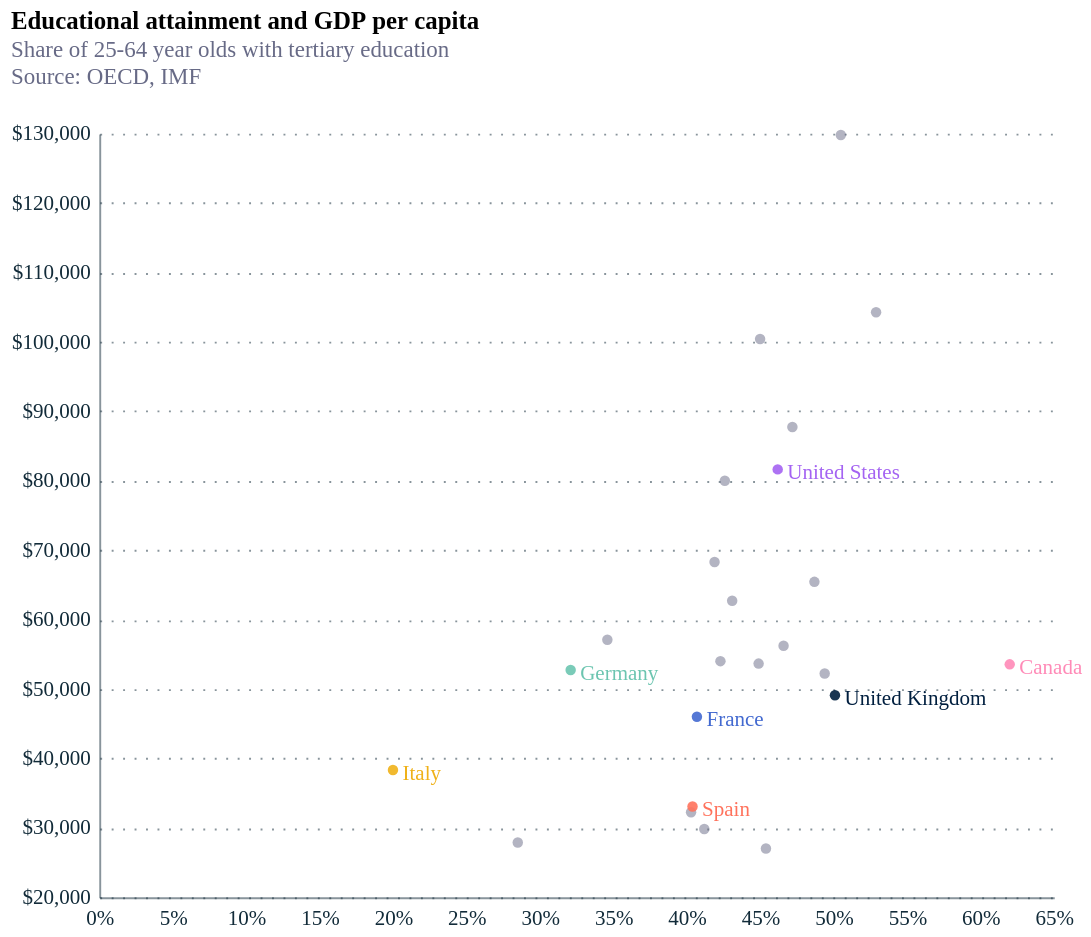

The Vega-Lite source for this figure:
### Vega-Lite specification from a JSON file in a GitHub repository (floating-point values rounded to 4 significant figures)
{"config": {"font": "Circular Std", "mark": {"line": {"interpolate": "linear"}}, "view": {"stroke": "transparent", "width": 400, "height": 300}, "range": {"category": ["#179fdb", "#e6224b", "#f4c245", "#122b39", "#eb5c2e", "#36b7b4"], "diverging": ["#E6224B", "#E54753", "#C9C9C9", "#179FDB", "#122B39"], "heatmap": ["#C9C9C9", "#179FDB", "#0063AF", "#122B39"], "ordinal": ["#00A767", "#36B7B4", "#179FDB", "#0063AF", "#243B5A"]}, "axisX": {"labelColor": "#122b39", "tickColor": "#122b39", "domainColor": "#122b39", "domainOpacity": 0.5, "gridOpacity": 0, "labelFont": "Circular Std", "labelAngle": 0, "labelAlign": "center", "labelFontSize": 11, "labelPadding": 5, "tickCount": 10, "tickSize": 0, "title": ""}, "axisY": {"labelColor": "#122b39", "labelFont": "Circular Std", "tickColor": "#122b39", "domainColor": "#122b39", "gridColor": "#122b39", "gridDash": [1, 5], "gridOpacity": 0.5, "labelPadding": 5, "labelFontSize": 11, "domainOpacity": 0.5, "tickSize": 0, "title": null, "titleAlign": "left", "titleAngle": 0, "titleBaseline": "bottom", "titleColor": "#122b39", "titleOpacity": 0.9, "titleX": 0, "titleY": -7}}, "layer": [{"data": {"name": "data-3628db2e3597e10e9fa924ecd72d061b"}, "mark": {"type": "point", "filled": true}, "encoding": {"color": {"condition": {"test": {"field": "Country", "oneOf": ["United Kingdom", "France", "Italy", "Spain", "Germany", "Japan", "Canada", "United States"]}, "field": "Country", "scale": {"domain": ["United Kingdom", "France", "Italy", "Spain", "Germany", "Japan", "Canada", "United States"], "range": ["#001f3f", "#4269d0", "#efb118", "#ff725c", "#6cc5b0", "#3ca951", "#ff8ab7", "#a463f2"]}, "type": "nominal"}, "value": "#676A86"}, "opacity": {"condition": {"test": {"field": "Country", "oneOf": ["United Kingdom", "France", "Italy", "Spain", "Germany", "Japan", "Canada", "United States"]}, "value": 0.9}, "value": 0.5}, "tooltip": [{"field": "Country", "type": "nominal"}, {"field": "gdp_pc", "type": "quantitative"}], "x": {"axis": {"labelExpr": "format(datum.value,',') + '%'"}, "field": "OBS_VALUE", "title": "", "type": "quantitative"}, "y": {"axis": {"labelExpr": "'$' + format(datum.value,',')"}, "field": "gdp_pc", "scale": {"domain": [20000, 130000]}, "title": "", "type": "quantitative"}}, "title": {"text": "Educational attainment and GDP per capita", "anchor": "start", "subtitle": ["Share of 25-64 year olds with tertiary education", "Source: OECD, IMF", ""], "subtitleColor": "#676A86"}, "transform": [{"filter": "(datum.gdp_pc >= 27000)"}]}, {"data": {"name": "data-78a94401b6222c46fbcaeb854418d0ca"}, "mark": {"type": "text", "align": "left", "dx": 5, "dy": 2}, "encoding": {"color": {"field": "Country", "legend": null, "scale": {"domain": ["United Kingdom", "France", "Italy", "Spain", "Germany", "Japan", "Canada", "United States"], "range": ["#001f3f", "#4269d0", "#efb118", "#ff725c", "#6cc5b0", "#3ca951", "#ff8ab7", "#a463f2"]}, "type": "nominal"}, "text": {"field": "Country", "type": "nominal"}, "x": {"field": "OBS_VALUE", "type": "quantitative"}, "y": {"field": "gdp_pc", "type": "quantitative"}}}], "height": 400, "width": 500, "$schema": "https://vega.github.io/schema/vega-lite/v5.17.0.json", "datasets": {"data-3628db2e3597e10e9fa924ecd72d061b": [{"Country": "Australia", "gdp_pc": "65434.328", "Age": "From 25 to 64 years", "Sex": "Total", "Education level": "Tertiary education", "TIME_PERIOD": "2021-01-01", "OBS_VALUE": 48.7, "COUNTRY": "AUS"}, {"Country": "Austria", "gdp_pc": "57081.047", "Age": "From 25 to 64 years", "Sex": "Total", "Education level": "Tertiary education", "TIME_PERIOD": "2021-01-01", "OBS_VALUE": 34.6, "COUNTRY": "AUT"}, {"Country": "Belgium", "gdp_pc": "53659.317", "Age": "From 25 to 64 years", "Sex": "Total", "Education level": "Tertiary education", "TIME_PERIOD": "2021-01-01", "OBS_VALUE": 44.9, "COUNTRY": "BEL"}, {"Country": "Canada", "gdp_pc": "53547.719", "Age": "From 25 to 64 years", "Sex": "Total", "Education level": "Tertiary education", "TIME_PERIOD": "2021-01-01", "OBS_VALUE": 62.0, "COUNTRY": "CAN"}, {"Country": "Costa Rica", "gdp_pc": "16390.222", "Age": "From 25 to 64 years", "Sex": "Total", "Education level": "Tertiary education", "TIME_PERIOD": "2021-01-01", "OBS_VALUE": 22.5, "COUNTRY": "CRI"}, {"Country": "Denmark", "gdp_pc": "68299.821", "Age": "From 25 to 64 years", "Sex": "Total", "Education level": "Tertiary education", "TIME_PERIOD": "2021-01-01", "OBS_VALUE": 41.9, "COUNTRY": "DNK"}, {"Country": "Estonia", "gdp_pc": "29838.985", "Age": "From 25 to 64 years", "Sex": "Total", "Education level": "Tertiary education", "TIME_PERIOD": "2021-01-01", "OBS_VALUE": 41.2, "COUNTRY": "EST"}, {"Country": "Finland", "gdp_pc": "54007.975", "Age": "From 25 to 64 years", "Sex": "Total", "Education level": "Tertiary education", "TIME_PERIOD": "2021-01-01", "OBS_VALUE": 42.3, "COUNTRY": "FIN"}, {"Country": "France", "gdp_pc": "46000.803", "Age": "From 25 to 64 years", "Sex": "Total", "Education level": "Tertiary education", "TIME_PERIOD": "2021-01-01", "OBS_VALUE": 40.7, "COUNTRY": "FRA"}, {"Country": "Germany", "gdp_pc": "52726.965", "Age": "From 25 to 64 years", "Sex": "Total", "Education level": "Tertiary education", "TIME_PERIOD": "2021-01-01", "OBS_VALUE": 32.1, "COUNTRY": "DEU"}, {"Country": "Greece", "gdp_pc": "22805.197", "Age": "From 25 to 64 years", "Sex": "Total", "Education level": "Tertiary education", "TIME_PERIOD": "2021-01-01", "OBS_VALUE": 34.6, "COUNTRY": "GRC"}, {"Country": "Hungary", "gdp_pc": "22146.885", "Age": "From 25 to 64 years", "Sex": "Total", "Education level": "Tertiary education", "TIME_PERIOD": "2021-01-01", "OBS_VALUE": 29.3, "COUNTRY": "HUN"}, {"Country": "Iceland", "gdp_pc": "79998.436", "Age": "From 25 to 64 years", "Sex": "Total", "Education level": "Tertiary education", "TIME_PERIOD": "2021-01-01", "OBS_VALUE": 42.6, "COUNTRY": "ISL"}, {"Country": "Ireland", "gdp_pc": "104272.075", "Age": "From 25 to 64 years", "Sex": "Total", "Education level": "Tertiary education", "TIME_PERIOD": "2021-01-01", "OBS_VALUE": 52.9, "COUNTRY": "IRL"}, {"Country": "Israel", "gdp_pc": "52219.276", "Age": "From 25 to 64 years", "Sex": "Total", "Education level": "Tertiary education", "TIME_PERIOD": "2021-01-01", "OBS_VALUE": 49.4, "COUNTRY": "ISR"}, {"Country": "Italy", "gdp_pc": "38325.839", "Age": "From 25 to 64 years", "Sex": "Total", "Education level": "Tertiary education", "TIME_PERIOD": "2021-01-01", "OBS_VALUE": 20.0, "COUNTRY": "ITA"}, {"Country": "Latvia", "gdp_pc": "23153.479", "Age": "From 25 to 64 years", "Sex": "Total", "Education level": "Tertiary education", "TIME_PERIOD": "2021-01-01", "OBS_VALUE": 39.0, "COUNTRY": "LVA"}, {"Country": "Lithuania", "gdp_pc": "27026.117", "Age": "From 25 to 64 years", "Sex": "Total", "Education level": "Tertiary education", "TIME_PERIOD": "2021-01-01", "OBS_VALUE": 45.4, "COUNTRY": "LTU"}, {"Country": "Luxembourg", "gdp_pc": "129810.315", "Age": "From 25 to 64 years", "Sex": "Total", "Education level": "Tertiary education", "TIME_PERIOD": "2021-01-01", "OBS_VALUE": 50.5, "COUNTRY": "LUX"}, {"Country": "Mexico", "gdp_pc": "13641.613", "Age": "From 25 to 64 years", "Sex": "Total", "Education level": "Tertiary education", "TIME_PERIOD": "2021-01-01", "OBS_VALUE": 20.5, "COUNTRY": "MEX"}, {"Country": "Netherlands", "gdp_pc": "62718.681", "Age": "From 25 to 64 years", "Sex": "Total", "Education level": "Tertiary education", "TIME_PERIOD": "2021-01-01", "OBS_VALUE": 43.1, "COUNTRY": "NLD"}, {"Country": "Norway", "gdp_pc": "87739.41", "Age": "From 25 to 64 years", "Sex": "Total", "Education level": "Tertiary education", "TIME_PERIOD": "2021-01-01", "OBS_VALUE": 47.2, "COUNTRY": "NOR"}, {"Country": "Poland", "gdp_pc": "21995.995", "Age": "From 25 to 64 years", "Sex": "Total", "Education level": "Tertiary education", "TIME_PERIOD": "2021-01-01", "OBS_VALUE": 33.7, "COUNTRY": "POL"}, {"Country": "Portugal", "gdp_pc": "27880.066", "Age": "From 25 to 64 years", "Sex": "Total", "Education level": "Tertiary education", "TIME_PERIOD": "2021-01-01", "OBS_VALUE": 28.5, "COUNTRY": "PRT"}, {"Country": "Slovak Republic", "gdp_pc": "24337.251", "Age": "From 25 to 64 years", "Sex": "Total", "Education level": "Tertiary education", "TIME_PERIOD": "2021-01-01", "OBS_VALUE": 27.9, "COUNTRY": "SVK"}, {"Country": "Slovenia", "gdp_pc": "32233.058", "Age": "From 25 to 64 years", "Sex": "Total", "Education level": "Tertiary education", "TIME_PERIOD": "2021-01-01", "OBS_VALUE": 40.3, "COUNTRY": "SVN"}, {"Country": "Spain", "gdp_pc": "33071.349", "Age": "From 25 to 64 years", "Sex": "Total", "Education level": "Tertiary education", "TIME_PERIOD": "2021-01-01", "OBS_VALUE": 40.4, "COUNTRY": "ESP"}, {"Country": "Sweden", "gdp_pc": "56224.808", "Age": "From 25 to 64 years", "Sex": "Total", "Education level": "Tertiary education", "TIME_PERIOD": "2021-01-01", "OBS_VALUE": 46.6, "COUNTRY": "SWE"}, {"Country": "Switzerland", "gdp_pc": "100413.067", "Age": "From 25 to 64 years", "Sex": "Total", "Education level": "Tertiary education", "TIME_PERIOD": "2021-01-01", "OBS_VALUE": 45.0, "COUNTRY": "CHE"}, {"Country": "United Kingdom", "gdp_pc": "49098.977", "Age": "From 25 to 64 years", "Sex": "Total", "Education level": "Tertiary education", "TIME_PERIOD": "2021-01-01", "OBS_VALUE": 50.1, "COUNTRY": "GBR"}, {"Country": "United States", "gdp_pc": "81632.253", "Age": "From 25 to 64 years", "Sex": "Total", "Education level": "Tertiary education", "TIME_PERIOD": "2021-01-01", "OBS_VALUE": 46.2, "COUNTRY": "USA"}], "data-78a94401b6222c46fbcaeb854418d0ca": [{"Country": "Canada", "gdp_pc": "53547.719", "Age": "From 25 to 64 years", "Sex": "Total", "Education level": "Tertiary education", "TIME_PERIOD": "2021-01-01", "OBS_VALUE": 62.0, "COUNTRY": "CAN"}, {"Country": "France", "gdp_pc": "46000.803", "Age": "From 25 to 64 years", "Sex": "Total", "Education level": "Tertiary education", "TIME_PERIOD": "2021-01-01", "OBS_VALUE": 40.7, "COUNTRY": "FRA"}, {"Country": "Germany", "gdp_pc": "52726.965", "Age": "From 25 to 64 years", "Sex": "Total", "Education level": "Tertiary education", "TIME_PERIOD": "2021-01-01", "OBS_VALUE": 32.1, "COUNTRY": "DEU"}, {"Country": "Italy", "gdp_pc": "38325.839", "Age": "From 25 to 64 years", "Sex": "Total", "Education level": "Tertiary education", "TIME_PERIOD": "2021-01-01", "OBS_VALUE": 20.0, "COUNTRY": "ITA"}, {"Country": "Spain", "gdp_pc": "33071.349", "Age": "From 25 to 64 years", "Sex": "Total", "Education level": "Tertiary education", "TIME_PERIOD": "2021-01-01", "OBS_VALUE": 40.4, "COUNTRY": "ESP"}, {"Country": "United Kingdom", "gdp_pc": "49098.977", "Age": "From 25 to 64 years", "Sex": "Total", "Education level": "Tertiary education", "TIME_PERIOD": "2021-01-01", "OBS_VALUE": 50.1, "COUNTRY": "GBR"}, {"Country": "United States", "gdp_pc": "81632.253", "Age": "From 25 to 64 years", "Sex": "Total", "Education level": "Tertiary education", "TIME_PERIOD": "2021-01-01", "OBS_VALUE": 46.2, "COUNTRY": "USA"}]}}
